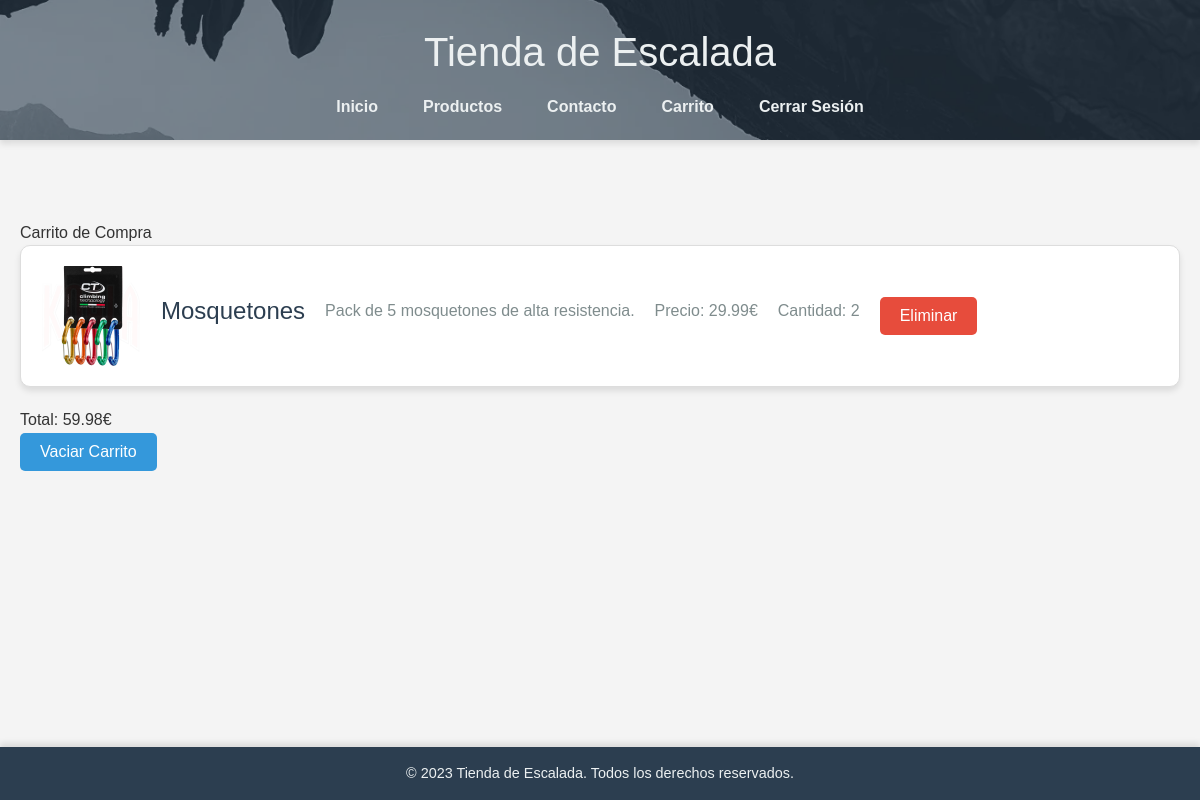
/index.php?action=carrito (signed in), run on the app's committed database.
### tables this page shows
CREATE TABLE IF NOT EXISTS `productos` (
  `id` int(11) NOT NULL AUTO_INCREMENT,
  `nombre` varchar(100) NOT NULL,
  `descripcion` text NOT NULL,
  `precio` decimal(10,2) NOT NULL,
  `imagen` varchar(255) NOT NULL,
  `tipo` enum('indoor','clasica','alta_montana') NOT NULL,
  PRIMARY KEY (`id`)
);

### public/miproyecto/controllers/CarritoController.php (called while the page is built, shortened)
<?php
require_once __DIR__ . '/../Models/ProductosDAO.php';
$productosDAO = new ProductosDAO();
$productos_en_carrito = [];
$total = 0;
if (!empty($_SESSION['carrito'])) {
    foreach ($_SESSION['carrito'] as $producto_id => $cantidad) {
        $producto = $productosDAO->getProductoById($producto_id);
        if ($producto) {
            $producto['cantidad'] = $cantidad;
            $productos_en_carrito[] = $producto;
            $total += $producto['precio'] * $cantidad;
        }
    }
}
require __DIR__ . '/../Vistas/carrito.php';
?>

### public/miproyecto/Models/ProductosDAO.php (called while the page is built, shortened)
<?php
require_once __DIR__ . '/../db/database.php';
class ProductosDAO {
    private $conn;
    public function __construct() {
        global $conn;
        $this->conn = $conn;
    }
    public function getProductoById($id) {
        $stmt = $this->conn->prepare("SELECT * FROM productos WHERE id = :id");
        $stmt->bindParam(':id', $id, PDO::PARAM_INT);
        $stmt->execute();
        $producto = $stmt->fetch(PDO::FETCH_ASSOC);
        if ($producto) {
            $producto['imagen'] = '/miproyecto/imagenes/' . $producto['imagen'];
        }
        return $producto;
    }
}
?>

### public/miproyecto/Vistas/carrito.php (the view, shortened to what this page needs)
<?php
require_once __DIR__ . '/../includes/header.php';
?>
<section class="carrito">
    <h2>Carrito de Compra</h2>
    <?php if (!empty($productos_en_carrito)): ?>
        <ul>
            <?php foreach ($productos_en_carrito as $producto): ?>
                <li>
                    <img src="<?= htmlspecialchars($producto['imagen']) ?>" alt="<?= htmlspecialchars($producto['nombre']) ?>" class="imagen-carrito">
                    <h3><?= htmlspecialchars($producto['nombre']) ?></h3>
                    <p><?= htmlspecialchars($producto['descripcion']) ?></p>
                    <p>Precio: <?= htmlspecialchars(number_format($producto['precio'], 2)) ?>€</p>
                    <p>Cantidad: <?= htmlspecialchars($producto['cantidad']) ?></p>
                    <form method="POST" action="index.php?action=carrito">
                        <button type="submit" name="eliminar">Eliminar</button>
                    </form>
                </li>
            <?php endforeach; ?>
        </ul>
        <p>Total: <?= htmlspecialchars(number_format($total, 2)) ?>€</p>
        <form method="POST" action="index.php?action=carrito">
            <button type="submit" name="vaciar">Vaciar Carrito</button>
        </form>
    <?php else: ?>
        <p>No hay productos en el carrito.</p>
    <?php endif; ?>
</section>
<?php
require_once __DIR__ . '/../includes/footer.php';
?>

### public/miproyecto/styles.css (style rules this page uses)
* { margin: 0; padding: 0; box-sizing: border-box; }
body, h1, h2, h3, p, a, ul, li { margin: 0; padding: 0; font-size: 100%; font-weight: normal; text-decoration: none; list-style: none; }
body { font-family: 'Arial', sans-serif; background-color: #f4f4f4; color: #333; line-height: 1.6; }
.carrito ul { list-style: none; padding: 0; }
.carrito ul li { background-color: #fff; border: 1px solid #ddd; border-radius: 10px; padding: 20px; margin-bottom: 20px; box-shadow: 0 4px 6px rgba(0, 0, 0, 0.1); display: flex; align-items: center; gap: 20px; }
.imagen-carrito { width: 100px; height: auto; border-radius: 10px; }
.carrito ul li h3 { font-size: 1.5rem; color: #2c3e50; margin-bottom: 10px; }
.carrito ul li p { font-size: 1rem; color: #7f8c8d; margin-bottom: 10px; }
.carrito ul li button { background-color: #e74c3c; color: #fff; border: none; padding: 10px 20px; border-radius: 5px; cursor: pointer; font-size: 1rem; transition: background-color 0.3s ease; }
.carrito form button { background-color: #3498db; color: #fff; border: none; padding: 10px 20px; border-radius: 5px; cursor: pointer; font-size: 1rem; transition: background-color 0.3s ease; }

### data on the page
productos: nombre "Mosquetones", descripcion "Pack de 5 mosquetones de alta resistencia.", precio "29.99", cantidad "2"

### other printed values
$total "59.98"
